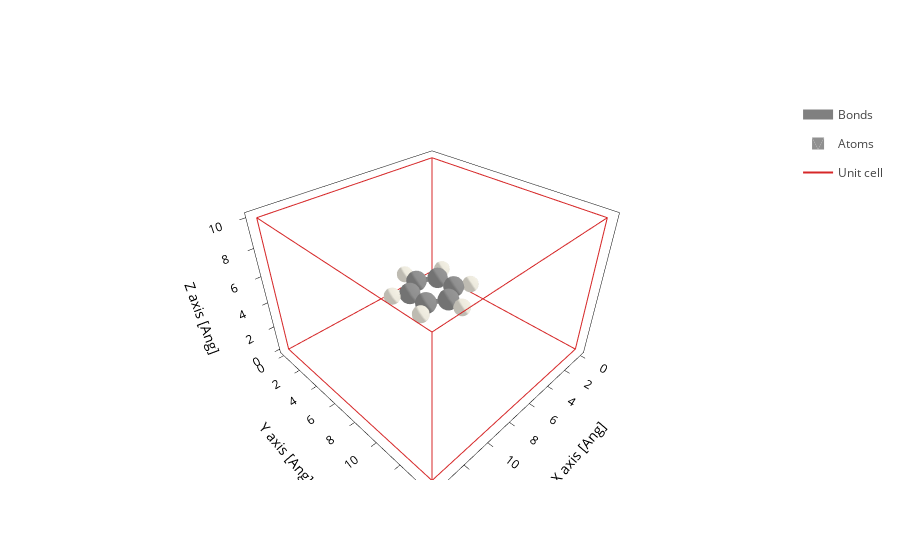

Notebook code cell kept with this figure:
### Code cell
molec.plot()

### Figure 1 — Plotly figure (JSON) as saved in the notebook; plotly's stock layout.template omitted (floating-point values rounded to 4 significant figures; data arrays with more than 128 entries replaced by an {"elided": "..."} marker saying what was removed)
{"data": [{"line": {"color": "gray", "width": 10}, "meta": {}, "mode": "lines", "name": "Bonds", "opacity": 1, "type": "scatter3d", "x": {"elided": "252 float values"}, "y": {"elided": "252 float values"}, "z": {"elided": "252 float values"}}, {"alphahull": 0, "color": "#909090", "hovertemplate": "%{meta.position}", "legendgroup": "Atoms", "meta": {"meta": {"Atoms_i": 0}, "position": "(8.23, 7.71, 5.00)"}, "name": "Atoms", "opacity": 1, "showlegend": true, "showscale": false, "type": "mesh3d", "x": {"elided": "225 float values"}, "y": {"elided": "225 float values"}, "z": {"elided": "225 float values"}}, {"alphahull": 0, "color": "#EDEADE", "hovertemplate": "%{meta.position}", "legendgroup": "Atoms", "meta": {"meta": {"Atoms_i": 1}, "position": "(9.20, 8.27, 5.00)"}, "name": "Atoms", "opacity": 1, "showlegend": false, "showscale": false, "type": "mesh3d", "x": {"elided": "225 float values"}, "y": {"elided": "225 float values"}, "z": {"elided": "225 float values"}}, {"alphahull": 0, "color": "#909090", "hovertemplate": "%{meta.position}", "legendgroup": "Atoms", "meta": {"meta": {"Atoms_i": 2}, "position": "(7.00, 8.42, 5.00)"}, "name": "Atoms", "opacity": 1, "showlegend": false, "showscale": false, "type": "mesh3d", "x": {"elided": "225 float values"}, "y": {"elided": "225 float values"}, "z": {"elided": "225 float values"}}, {"alphahull": 0, "color": "#EDEADE", "hovertemplate": "%{meta.position}", "legendgroup": "Atoms", "meta": {"meta": {"Atoms_i": 3}, "position": "(7.00, 9.54, 5.00)"}, "name": "Atoms", "opacity": 1, "showlegend": false, "showscale": false, "type": "mesh3d", "x": {"elided": "225 float values"}, "y": {"elided": "225 float values"}, "z": {"elided": "225 float values"}}, {"alphahull": 0, "color": "#909090", "hovertemplate": "%{meta.position}", "legendgroup": "Atoms", "meta": {"meta": {"Atoms_i": 4}, "position": "(5.77, 7.71, 5.00)"}, "name": "Atoms", "opacity": 1, "showlegend": false, "showscale": false, "type": "mesh3d", "x": {"elided": "225 float values"}, "y": {"elided": "225 float values"}, "z": {"elided": "225 float values"}}, {"alphahull": 0, "color": "#EDEADE", "hovertemplate": "%{meta.position}", "legendgroup": "Atoms", "meta": {"meta": {"Atoms_i": 5}, "position": "(4.80, 8.27, 5.00)"}, "name": "Atoms", "opacity": 1, "showlegend": false, "showscale": false, "type": "mesh3d", "x": {"elided": "225 float values"}, "y": {"elided": "225 float values"}, "z": {"elided": "225 float values"}}, {"alphahull": 0, "color": "#909090", "hovertemplate": "%{meta.position}", "legendgroup": "Atoms", "meta": {"meta": {"Atoms_i": 6}, "position": "(5.77, 6.29, 5.00)"}, "name": "Atoms", "opacity": 1, "showlegend": false, "showscale": false, "type": "mesh3d", "x": {"elided": "225 float values"}, "y": {"elided": "225 float values"}, "z": {"elided": "225 float values"}}, {"alphahull": 0, "color": "#EDEADE", "hovertemplate": "%{meta.position}", "legendgroup": "Atoms", "meta": {"meta": {"Atoms_i": 7}, "position": "(4.80, 5.73, 5.00)"}, "name": "Atoms", "opacity": 1, "showlegend": false, "showscale": false, "type": "mesh3d", "x": {"elided": "225 float values"}, "y": {"elided": "225 float values"}, "z": {"elided": "225 float values"}}, {"alphahull": 0, "color": "#909090", "hovertemplate": "%{meta.position}", "legendgroup": "Atoms", "meta": {"meta": {"Atoms_i": 8}, "position": "(7.00, 5.58, 5.00)"}, "name": "Atoms", "opacity": 1, "showlegend": false, "showscale": false, "type": "mesh3d", "x": {"elided": "225 float values"}, "y": {"elided": "225 float values"}, "z": {"elided": "225 float values"}}, {"alphahull": 0, "color": "#EDEADE", "hovertemplate": "%{meta.position}", "legendgroup": "Atoms", "meta": {"meta": {"Atoms_i": 9}, "position": "(7.00, 4.46, 5.00)"}, "name": "Atoms", "opacity": 1, "showlegend": false, "showscale": false, "type": "mesh3d", "x": {"elided": "225 float values"}, "y": {"elided": "225 float values"}, "z": {"elided": "225 float values"}}, {"alphahull": 0, "color": "#909090", "hovertemplate": "%{meta.position}", "legendgroup": "Atoms", "meta": {"meta": {"Atoms_i": 10}, "position": "(8.23, 6.29, 5.00)"}, "name": "Atoms", "opacity": 1, "showlegend": false, "showscale": false, "type": "mesh3d", "x": {"elided": "225 float values"}, "y": {"elided": "225 float values"}, "z": {"elided": "225 float values"}}, {"alphahull": 0, "color": "#EDEADE", "hovertemplate": "%{meta.position}", "legendgroup": "Atoms", "meta": {"meta": {"Atoms_i": 11}, "position": "(9.20, 5.73, 5.00)"}, "name": "Atoms", "opacity": 1, "showlegend": false, "showscale": false, "type": "mesh3d", "x": {"elided": "225 float values"}, "y": {"elided": "225 float values"}, "z": {"elided": "225 float values"}}, {"meta": {}, "mode": "lines", "name": "Unit cell", "type": "scatter3d", "x": [0.0, 0.0, 14.0, 14.0, 0.0, 0.0, NaN, 0.0, 0.0, 0.0, 14.0, 14.0, 0.0, NaN, 14.0, 14.0, NaN, 14.0, 14.0], "y": [0.0, 14.0, 14.0, 14.0, 14.0, 14.0, NaN, 14.0, 0.0, 0.0, 0.0, 0.0, 0.0, NaN, 14.0, 0.0, NaN, 14.0, 0.0], "z": [0.0, 0.0, 0.0, 10.0, 10.0, 0.0, NaN, 10.0, 10.0, 0.0, 0.0, 10.0, 10.0, NaN, 0.0, 0.0, NaN, 10.0, 10.0]}], "layout": {"autosize": true, "scene": {"aspectmode": "data", "aspectratio": {"x": 1.119, "y": 1.119, "z": 0.7991}, "xaxis": {"title": {"text": "X axis [Ang]"}, "type": "linear"}, "yaxis": {"title": {"text": "Y axis [Ang]"}, "type": "linear"}, "zaxis": {"title": {"text": "Z axis [Ang]"}, "type": "linear"}}, "xaxis": {"scaleanchor": "y", "scaleratio": 1, "title": {"text": "X axis [Ang]"}}, "yaxis": {"title": {"text": "Y axis [Ang]"}}}}
